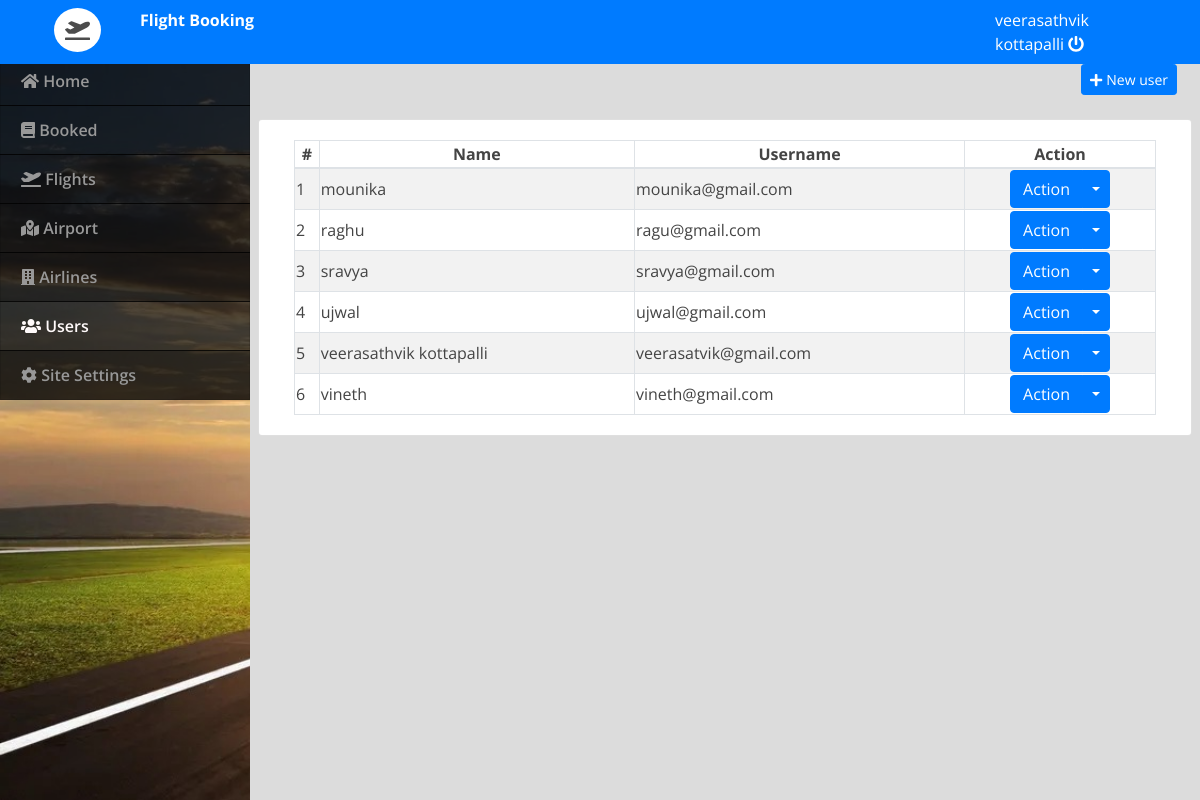
Page /admin/index.php?page=users (signed in) on the committed database.
### tables this page shows
CREATE TABLE `users` (
  `id` int(30) NOT NULL,
  `name` varchar(200) NOT NULL,
  `address` text NOT NULL,
  `contact` text NOT NULL,
  `username` varchar(100) NOT NULL,
  `password` varchar(200) NOT NULL,
  `type` tinyint(1) NOT NULL DEFAULT 2 COMMENT '1=admin , 2 = user'
);

### admin/users.php (the view, shortened to what this page needs)
<div class="container-fluid">
	<div class="row">
	<div class="col-lg-12">
			<button class="btn btn-primary float-right btn-sm" id="new_user"><i class="fa fa-plus"></i> New user</button>
	</div>
	</div>
	<br>
	<div class="row">
		<div class="card col-lg-12">
			<div class="card-body">
				<table class="table-striped table-bordered col-md-12">
			<thead>
				<tr>
					<th class="text-center">#</th>
					<th class="text-center">Name</th>
					<th class="text-center">Username</th>
					<th class="text-center">Action</th>
				</tr>
			</thead>
			<tbody>
				<?php
 					include 'db_connect.php';
 					$users = $conn->query("SELECT * FROM users order by name asc");
 					$i = 1;
 					while($row= $users->fetch_assoc()):
				 ?>
				 <tr>
				 	<td>
				 		<?php echo $i++ ?>
				 	</td>
				 	<td>
				 		<?php echo $row['name'] ?>
				 	</td>
				 	<td>
				 		<?php echo $row['username'] ?>
				 	</td>
				 	<td>
				 		<center>
								<div class="btn-group">
								  <button type="button" class="btn btn-primary">Action</button>
								  <button type="button" class="btn btn-primary dropdown-toggle dropdown-toggle-split" data-toggle="dropdown" aria-haspopup="true" aria-expanded="false">
								  </button>
								</div>
								</center>
				 	</td>
				 </tr>
				<?php endwhile; ?>
			</tbody>
		</table>
			</div>
		</div>
	</div>
</div>

### admin/assets/css/style.css (style rules this page uses)
body { font-family: "Open Sans", sans-serif; color: #444444; width: 100%; height: calc(100%); }

### admin/index.php (style rules this page uses)
body { background: #80808045; }

### rows in the picture
users: name "mounika", username "mounika@gmail.com"
users: name "raghu", username "ragu@gmail.com"
users: name "sravya", username "sravya@gmail.com"
users: name "ujwal", username "ujwal@gmail.com"
users: name "veerasathvik kottapalli", username "veerasatvik@gmail.com"
users: name "vineth", username "vineth@gmail.com"

### other values in the picture
$_SESSION['login_name'] "veerasathvik kottapalli"
